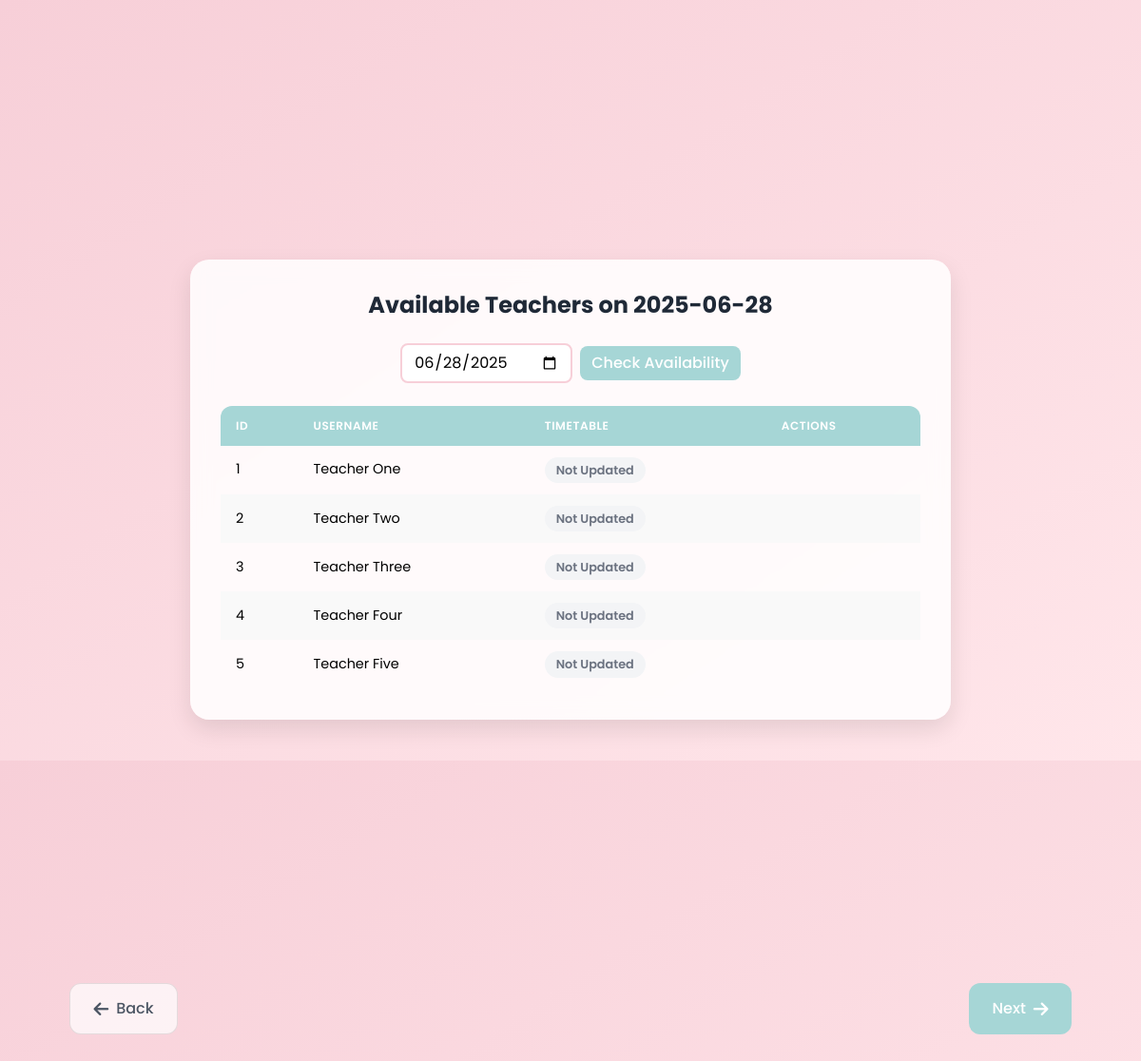
Screenshot of /available_teachers (signed in) with the database file from the repository.
### models.py (models this page shows, shortened)
class Teacher(db.Model):
    user_id = db.Column(db.Integer, primary_key=True, autoincrement=True)
    username = db.Column(db.String(80), nullable=False)
    password = db.Column(db.String(80), unique=True, nullable=False)
    time_table = db.Column(db.LargeBinary)
    time_table_filename = db.Column(db.String(255))

### main.py (the view)
@app.route('/available_teachers', methods=['GET'])
def available_teachers():
    if 'user_id' not in session or session.get('user_type') != 'student':
        return redirect(url_for('login'))
    try:
        student = db.session.get(Student, session['user_id'])
        application = ScholarshipApplication.query.filter_by(
            roll_number=student.email.split('@')[0]
        ).order_by(ScholarshipApplication.created_at.desc()).first()
        if not application:
            print(f"No application found for student {student.roll_number}")  # Debug log
            return redirect(url_for('fill_form'))
        print(f"Application found: {application.id}, State: {application.scholarship_state}")
        selected_date = request.args.get('date', datetime.now().strftime('%Y-%m-%d'))
        unavailable_teacher_ids = [
            t.username for t in TeacherUnavailability.query.filter_by(date=selected_date).all()
        ]
        available_teachers = Teacher.query.filter(
            Teacher.username.notin_(unavailable_teacher_ids) if unavailable_teacher_ids else True
        ).all()
        return render_template('available_teachers.html',
                            teachers=available_teachers,
                            selected_date=selected_date,
                            application_type=application.lateral_entry,
                            application_year=application.year)
    except Exception as e:
        print(f"Error in available_teachers route: {str(e)}")  # Debug log
        return redirect(url_for('student_dashboard'))

### templates/available_teachers.html (shortened to what this page needs)
<!DOCTYPE html>
<html lang="en">
<head>
    <script src="https://cdn.tailwindcss.com"></script>
    <link rel="stylesheet" href="https://cdnjs.cloudflare.com/ajax/libs/font-awesome/6.0.0/css/all.min.css">
</head>
<body>
    <div class="min-h-screen py-12 px-4 flex items-center justify-center">
        <div class="main-container w-full">
            <h1 class="text-2xl font-bold mb-6 text-center text-gray-800">Available Teachers on {{ selected_date }}</h1>
            <div class="mb-6">
                <form method="get" class="flex flex-wrap items-center justify-center gap-2">
                    <input type="date" name="date" value="{{ selected_date }}"
                           class="date-picker">
                    <button type="submit" class="submit-btn">
                        Check Availability
                    </button>
                </form>
            </div>
            {% if teachers %}
            <div class="table-container">
                <table>
                    <thead>
                        <tr>
                            <th class="text-left">ID</th>
                            <th class="text-left">Username</th>
                            <th class="text-left">Timetable</th>
                            <th class="text-left">Actions</th>
                        </tr>
                    </thead>
                    <tbody>
                        {% for teacher in teachers %}
                        <tr>
                            <td>{{ teacher.user_id }}</td>
                            <td>{{ teacher.username }}</td>
                            <td>
                                {% if teacher.time_table %}
                                    <span class="status-badge available">
                                        Available
                                    </span>
                                {% else %}
                                    <span class="status-badge unavailable">
                                        Not Updated
                                    </span>
                                {% endif %}
                            </td>
                            <td>
                            </td>
                        </tr>
                        {% endfor %}
                    </tbody>
                </table>
            </div>
            {% else %}
            <div class="bg-white rounded-lg shadow p-6 text-center">
                <p class="text-gray-600">No teachers available on {{ selected_date }}</p>
            </div>
            {% endif %}
        </div>
    </div>
    <div class="fixed bottom-6 left-0 right-0 nav-container py-2 px-3">
        <div class="container mx-auto flex justify-between">
            <button onclick="window.history.back()"
                    class="nav-btn back-btn px-6 py-3 rounded-xl transition-all duration-200 flex items-center">
                <i class="fas fa-arrow-left mr-2 text-lg"></i>
                Back
            </button>
            <button onclick="handleNextClick()"
                    class="nav-btn next-btn px-6 py-3 text-white rounded-xl hover:shadow-lg transition-all duration-200 flex items-center">
                Next
                <i class="fas fa-arrow-right ml-2 text-lg"></i>
            </button>
        </div>
    </div>
</body>
</html>

### templates/available_teachers.html (style rules this page uses)
body { font-family: 'Poppins', sans-serif; background-color: #F7CFD8; background-image: linear-gradient(to bottom right, #F7CFD8, #FFE6EA); min-height: 100vh; }
.main-container { max-width: 800px; background-color: rgba(255, 255, 255, 0.85); backdrop-filter: blur(10px); -webkit-backdrop-filter: blur(10px); border-radius: 20px; box-shadow: 0 10px 25px rgba(0, 0, 0, 0.1); padding: 2rem; margin-bottom: 80px; }
.table-container { max-width: 750px; margin: 0 auto; overflow-x: auto; }
table { width: 100%; border-collapse: separate; border-spacing: 0; border-radius: 12px; overflow: hidden; }
th { background-color: #A6D6D6; color: white; font-weight: 600; text-transform: uppercase; font-size: 0.75rem; letter-spacing: 0.05em; padding: 0.75rem 1rem; }
td { padding: 0.75rem 1rem; font-size: 0.9rem; }
tr:nth-child(even) { background-color: #F9F9F9; }
.status-badge { padding: 0.25rem 0.75rem; border-radius: 9999px; font-size: 0.8rem; font-weight: 600; display: inline-flex; align-items: center; }
.status-badge.unavailable { background-color: #F3F4F6; color: #6B7280; }
.date-picker { border: 2px solid #F7CFD8; border-radius: 8px; padding: 0.35rem 0.75rem; outline: none; transition: all 0.2s; }
.submit-btn { background-color: #A6D6D6; color: white; border-radius: 8px; padding: 0.35rem 0.75rem; font-weight: 500; transition: all 0.2s; }
.nav-btn { padding: 0.75rem 1.5rem; font-size: 1rem; font-weight: 500; transition: all 0.2s; }
.nav-container { background-color: transparent; backdrop-filter: none; -webkit-backdrop-filter: none; box-shadow: none; padding: 0.5rem 2rem; }
.nav-container .container { max-width: 90%; }
@media (min-width: 768px) { .nav-container .container { max-width: 95%; } }
@media (min-width: 768px) { .nav-btn.back-btn { margin-left: 2rem; } }
@media (min-width: 768px) { .nav-btn.next-btn { margin-right: 2rem; } }
.nav-btn.next-btn { background: #A6D6D6; color: white; transition: all 0.3s ease; }
.nav-btn.back-btn { background-color: rgba(255, 255, 255, 0.7); color: #4B5563; border: 1px solid rgba(0, 0, 0, 0.1); transition: all 0.3s ease; }
body { padding-bottom: 80px; }
.main-container { margin-bottom: 90px; }
h1 { font-size: 1.75rem; margin-bottom: 1rem; }
.py-12 { padding-top: 1.5rem; padding-bottom: 1.5rem; }

### rows the page displays
Teacher: user_id "1", username "Teacher One", shows "Not Updated"
Teacher: user_id "2", username "Teacher Two", shows "Not Updated"
Teacher: user_id "3", username "Teacher Three", shows "Not Updated"
Teacher: user_id "4", username "Teacher Four", shows "Not Updated"
Teacher: user_id "5", username "Teacher Five", shows "Not Updated"

### other values shown
{{ selected_date }} "2025-06-28"
